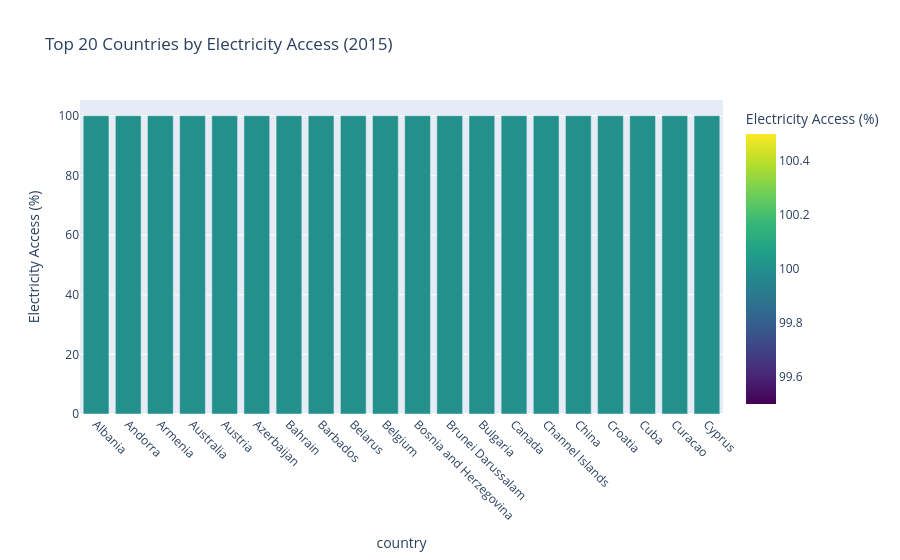

Notebook code for this chart:
### Markdown cell above
## 4. 🟢 Q1 —Countries with 100% electricity access by 2015

### Code cell
# 1. Countries with 100% electricity access by 2015
print("🔋 COUNTRIES WITH 100% ELECTRICITY ACCESS BY 2015")
print("="*60)

# Filter data for 2015
df_2015 = df_clean[df_clean['date'] == 2015].copy()

# Calculate overall access (average of urban and rural)
df_2015['Overall_Electricity_Access'] = (
    df_2015['Electricity_Access_Urban_Percentage'] + 
    df_2015['Electricity_Access_Rural_Percentage']
) / 2

# Get countries with 100% access
full_access_countries = df_2015[
    (df_2015['Electricity_Access_Urban_Percentage'] >= 99.9) & 
    (df_2015['Electricity_Access_Rural_Percentage'] >= 99.9)
]['country'].unique()

print(f"Number of countries with 100% access: {len(full_access_countries)}")
print("\nCountries with 100% electricity access (both urban & rural):")
for i, country in enumerate(sorted(full_access_countries), 1):
    print(f"{i:2}. {country}")

# Visualization
fig = px.bar(df_2015.nlargest(20, 'Overall_Electricity_Access'),
             x='country', y='Overall_Electricity_Access',
             title='Top 20 Countries by Electricity Access (2015)',
             color='Overall_Electricity_Access',
             color_continuous_scale='viridis',
             labels={'Overall_Electricity_Access': 'Electricity Access (%)'})
fig.update_layout(xaxis_tickangle=45)
fig.show()

### Figure 1 — Plotly figure (JSON) as saved in the notebook; plotly's stock layout.template omitted (floating-point values rounded to 4 significant figures)
{"data": [{"hovertemplate": "country=%{x}<br>Electricity Access (%)=%{marker.color}<extra></extra>", "legendgroup": "", "marker": {"color": [100.0, 100.0, 100.0, 100.0, 100.0, 100.0, 100.0, 100.0, 100.0, 100.0, 100.0, 100.0, 100.0, 100.0, 100.0, 100.0, 100.0, 100.0, 100.0, 100.0], "coloraxis": "coloraxis", "pattern": {"shape": ""}}, "name": "", "orientation": "v", "showlegend": false, "textposition": "auto", "type": "bar", "x": ["Albania", "Andorra", "Armenia", "Australia", "Austria", "Azerbaijan", "Bahrain", "Barbados", "Belarus", "Belgium", "Bosnia and Herzegovina", "Brunei Darussalam", "Bulgaria", "Canada", "Channel Islands", "China", "Croatia", "Cuba", "Curacao", "Cyprus"], "xaxis": "x", "y": [100.0, 100.0, 100.0, 100.0, 100.0, 100.0, 100.0, 100.0, 100.0, 100.0, 100.0, 100.0, 100.0, 100.0, 100.0, 100.0, 100.0, 100.0, 100.0, 100.0], "yaxis": "y"}], "layout": {"barmode": "relative", "coloraxis": {"colorbar": {"title": {"text": "Electricity Access (%)"}}, "colorscale": [[0, "#440154"], [0.1111, "#482878"], [0.2222, "#3e4989"], [0.3333, "#31688e"], [0.4444, "#26828e"], [0.5556, "#1f9e89"], [0.6667, "#35b779"], [0.7778, "#6ece58"], [0.8889, "#b5de2b"], [1, "#fde725"]]}, "legend": {"tracegroupgap": 0}, "title": {"text": "Top 20 Countries by Electricity Access (2015)"}, "xaxis": {"anchor": "y", "domain": [0, 1], "tickangle": 45, "title": {"text": "country"}}, "yaxis": {"anchor": "x", "domain": [0, 1], "title": {"text": "Electricity Access (%)"}}}}
